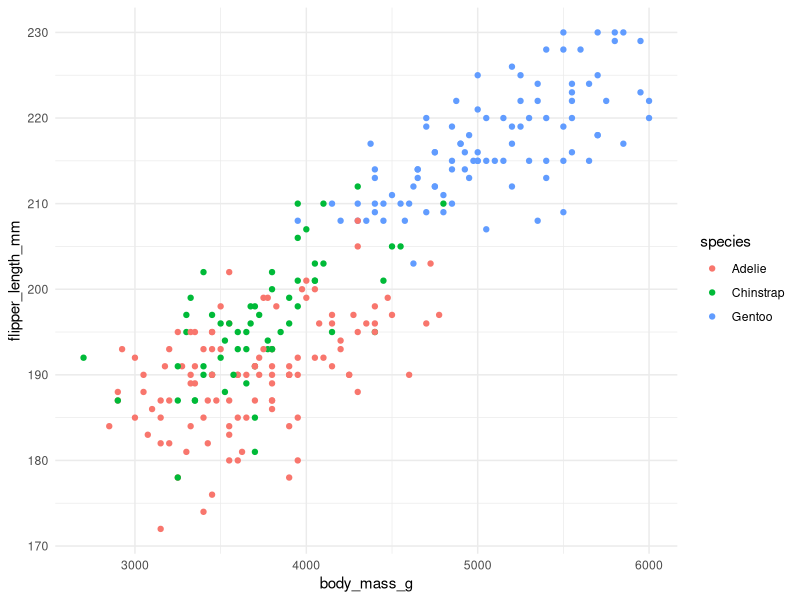

R code for this plot:
## ---- chunk 1
library(palmerpenguins)
penguinsData <- penguins
## ---- chunk 2
str(penguinsData)
## ---- chunk 3
summary(penguinsData)
## ---- chunk 4
penguinsData <- na.omit(penguinsData)
## ---- chunk 5
summary(penguinsData)
## ---- chunk 6
penguinsData <- penguinsData[sample(nrow(penguinsData)), ]

n <- round(0.8 * nrow(penguinsData))

treino <- penguinsData[1:n,]
teste <- penguinsData[-(1:n),]
## ---- chunk 7
library(ggplot2)
ggplot(data = treino, mapping = aes(x = body_mass_g, y = flipper_length_mm, colour = species))+
  geom_point(alpha = 2)+
  theme_minimal()
## ---- chunk 8
pred_rules <- c()
for (j in 1:nrow(teste)) {
  if (teste$body_mass_g[j] < 3700) {
    pred_rules[j] <- "Adelie"
  } else if (teste$flipper_length_mm[j] < 200) {
    pred_rules[j] <- "Chinstrap"
  } else {
    pred_rules[j] <- "Gentoo"
  }
}
## ---- chunk 9
acc_rules <- mean(pred_rules == teste$species)
print(paste("Acurácia das Regras de Decisão: ", round(acc_rules * 100, 2), "%"))
## ---- chunk 10
if (!requireNamespace("class", quietly = TRUE)) {
  install.packages("class")
}

library(class)

train_data <- treino[, c("body_mass_g", "bill_length_mm", "flipper_length_mm")]
test_data <- teste[, c("body_mass_g", "bill_length_mm", "flipper_length_mm")]

train_labels <- treino$species

k <- 3

pred_knn <- knn(train = train_data, test = test_data, cl = train_labels, k = k)

acc_knn <- mean(pred_knn == teste$species)
print(paste("Acurácia do KNN: ", round(acc_knn * 100, 2), "%"))
## ---- chunk 11
print(paste("Acurácia das Regras de Decisão: ", round(acc_rules * 100, 2), "%"))

print(paste("Acurácia do KNN: ", round(acc_knn * 100, 2), "%"))
